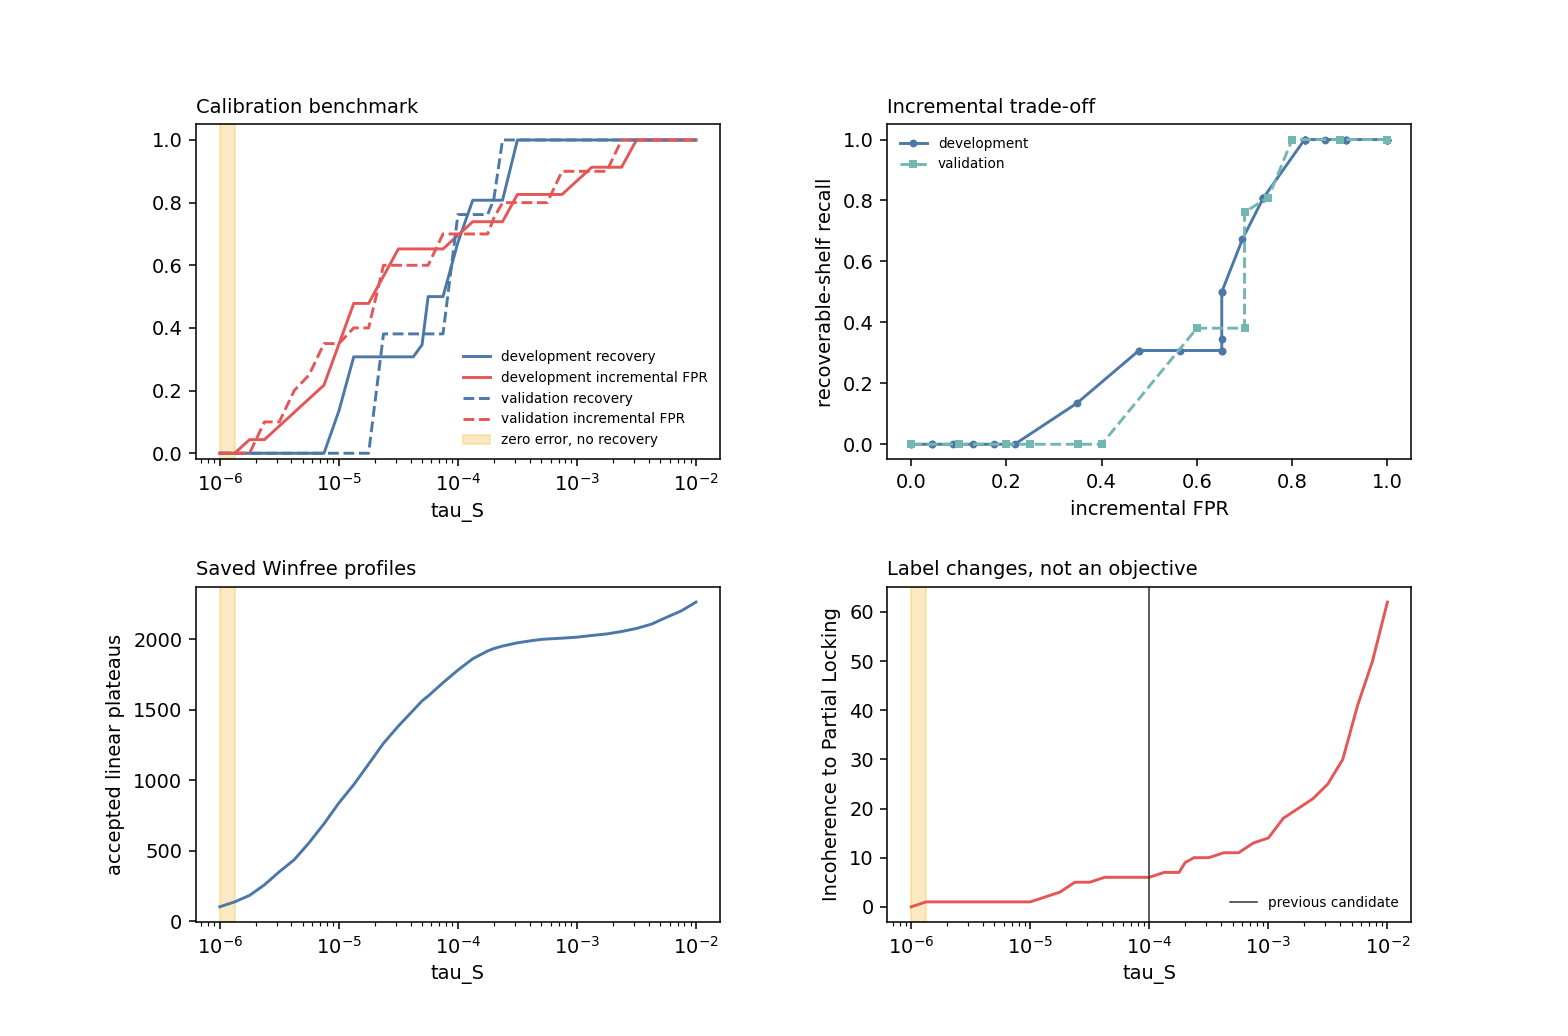

Generate this figure with Python:
"""Recalibrate the Hybrid A trend cap from incremental errors.

The archived Rule 3 geometry, Method C cuts, and state priority stay fixed.
tau_S is the only free parameter. Constant-segment false positives are
reported and are not used to reject a trend cap. The script does not rerun
the Winfree ODE and does not write Classifier v1 or v2.

Run from this directory:

    python3 tau_s_recalibration.py
"""

from __future__ import annotations

import json
import math
import os
from pathlib import Path

os.environ.setdefault("MPLCONFIGDIR", "/tmp/mpl-hybrid-method-c")
os.environ.setdefault("MPLBACKEND", "Agg")

import matplotlib.pyplot as plt
import numpy as np

import hybrid_a_validation as stage1
import hybrid_method_c as hybrid
from calibrate_plateau_detector import catalog

HERE = Path(__file__).resolve().parent
REPORT_PATH = HERE / "tau_s_recalibration_report.md"
FIGURE_PATH = HERE / "tau_s_recalibration.png"
CONFIG_PATH = HERE / "tau_s_recalibration_config.json"
MASTER_SEED = 20261109
BENCHMARK_VERSION = "hybrid-a-tau-calibration-v1"
# A zero-FP cap is called meaningful only when it recovers at least this
# fraction of the baseline misses that some geometry-valid linear segment
# could match. The fraction is a reporting rule, not a tuned score.
MEANINGFUL_RECOVERY = 0.5
FOCUS = (
    (1.0, 0.20, 0.60),
    (1.0, 0.20, 0.70),
    (1.0, 0.20, 0.75),
    (1.0, 0.15, 0.40),
    (0.4, 0.20, 1.45),
    (0.4, 0.15, 1.00),
    (0.4, 0.175, 1.45),
    (0.4, 0.175, 1.50),
    (0.4, 0.175, 1.65),
)
SPLIT_SPEC = {
    "dev": {
        "delta": 0.20,
        "seeds": (0, 1),
        "slow": (1e-5, 3e-5, 1e-4, 3e-4, 1e-3, 3e-3),
        "drift": (5e-4, 1e-3, 2e-3, 5e-3),
        "quad": (2e-4, 5e-4, 1e-3, 2e-3),
        "sine": (2e-4, 1e-3, 3e-3),
        "block": (1e-5, 5e-5, 1e-4, 3e-4),
        "tail_body": (0.0, 1e-5, 1e-4),
        "tail_rise": (5e-4, 2e-3, 0.05),
        "noise": (1e-5, 1e-4, 1e-3, 0.01),
    },
    "val": {
        "delta": 0.15,
        "seeds": (2, 3),
        "slow": (2e-5, 6e-5, 2e-4, 6e-4, 2e-3),
        "drift": (8e-4, 1.5e-3, 4e-3),
        "quad": (3e-4, 8e-4, 1.5e-3),
        "sine": (4e-4, 1.5e-3),
        "block": (2e-5, 8e-5, 2e-4),
        "tail_body": (0.0, 2e-5, 8e-5),
        "tail_rise": (8e-4, 3e-3, 0.08),
        "noise": (3e-5, 3e-4, 3e-3),
    },
    "test": {
        "delta": 0.25,
        "seeds": (4, 5),
        "slow": (1.5e-5, 4e-5, 1.5e-4, 4e-4, 1.5e-3, 4e-3),
        "drift": (7e-4, 1.2e-3, 3e-3),
        "quad": (2.5e-4, 7e-4, 1.2e-3),
        "sine": (3e-4, 2e-3),
        "block": (1.5e-5, 4e-5, 1.5e-4, 4e-4),
        "tail_body": (0.0, 1.5e-5, 4e-5),
        "tail_rise": (4e-4, 1.5e-3, 0.04),
        "noise": (2e-5, 2e-4, 5e-3),
    },
}
NEGATIVE_FAMILIES = ("slow_slope", "fragmented_drift", "nonlinear")
POSITIVE_FAMILIES = ("fragmented_plateau", "plateau_tail", "noisy_plateau")


def search_grid() -> np.ndarray:
    knots = [5e-5, 1e-4, 2e-4, 5e-4, 1e-3]
    values = list(np.geomspace(1e-6, 1e-2, 33)) + knots
    folded = np.round(np.log10(np.asarray(values, dtype=float)), 6)
    unique = np.unique(folded)
    return np.power(10.0, unique)


def wilson(successes: int, total: int, z: float = 1.96) -> tuple[float | None, float | None]:
    if total <= 0:
        return None, None
    proportion = successes / total
    denom = 1.0 + z * z / total
    center = (proportion + z * z / (2.0 * total)) / denom
    half = z * math.sqrt(proportion * (1.0 - proportion) / total + z * z / (4.0 * total * total)) / denom
    return float(max(0.0, center - half)), float(min(1.0, center + half))


def pack_profile(cost_audit, pilot, omega: np.ndarray, rho: np.ndarray, truth: np.ndarray, meta: dict) -> dict:
    segments = stage1.segment_fast(cost_audit, pilot, omega, rho)
    index = hybrid.ProfileIndex(omega, rho, segments)
    truth = np.asarray(truth, dtype=bool)
    truth_runs = hybrid.true_runs(truth)
    constants = []
    linears = []
    fail_geometry = 0
    for atom, mode in zip(index.atomic, index.modes):
        if mode == 1 and not hybrid.geometry_ok(atom):
            fail_geometry += 1
            continue
        if not hybrid.geometry_ok(atom) or not hybrid.nonzero_ok(atom):
            continue
        record = {
            "start": int(atom["start"]),
            "end": int(atom["end"]),
            "n": int(atom["n"]),
            "relative_omega_span": float(atom["relative_omega_span"]),
            "R": float(atom["R"]),
            "S": float(atom["S"]),
            "mean": float(atom["mean"]),
        }
        if truth_runs:
            ious = [hybrid.interval_iou((record["start"], record["end"]), run) for run in truth_runs]
            best = int(np.argmax(ious))
            record["best_iou"] = float(ious[best])
            record["best_truth"] = best
        else:
            record["best_iou"] = 0.0
            record["best_truth"] = -1
        if mode == 1:
            linears.append(record)
        else:
            constants.append(record)
    recoverable = []
    for run_index, run in enumerate(truth_runs):
        candidates = [item["S"] for item in linears if item["best_truth"] == run_index and item["best_iou"] >= 0.5]
        recoverable.append(min(candidates) if candidates else None)
    return {
        **meta,
        "truth_runs": truth_runs,
        "truth_lengths": [end - start for start, end in truth_runs],
        "constants": constants,
        "linears": linears,
        "fail_geometry": fail_geometry,
        "n_segments": len(segments),
        "recoverable_S": recoverable,
        "sigma_hat": float(pilot.estimate_sigma(rho)),
    }


def _matched(items: list[dict], run_index: int, tau: float | None) -> dict | None:
    pool = [
        item
        for item in items
        if item["best_truth"] == run_index and item["best_iou"] >= 0.5 and (tau is None or item["S"] <= tau)
    ]
    if not pool:
        return None
    return max(pool, key=lambda item: item["best_iou"])


def evaluate(packs: list[dict], tau: float) -> dict:
    inc_fp = 0
    inc_fp_denom = 0
    extra_profiles = 0
    extra_segments = 0
    baseline_fp = 0
    negatives = 0
    inc_tp = 0
    baseline_misses = 0
    recoverable_misses = 0
    recovered_recoverable = 0
    boundary = []
    precisions = []
    false_segments = 0
    osc_tp = osc_fp = osc_fn = 0
    base_osc_tp = base_osc_fp = base_osc_fn = 0
    by_family_fp = {}
    first_fp_family = []
    for pack in packs:
        accepted_linear = [item for item in pack["linears"] if item["S"] <= tau]
        positive = bool(pack["truth_runs"])
        if not positive:
            negatives += 1
            flagged = bool(pack["constants"])
            if flagged:
                baseline_fp += 1
                if accepted_linear:
                    extra_profiles += 1
                    extra_segments += len(accepted_linear)
            else:
                inc_fp_denom += 1
                if accepted_linear:
                    inc_fp += 1
                    by_family_fp[pack["family"]] = by_family_fp.get(pack["family"], 0) + 1
                    first_fp_family.append(pack["family"])
            continue
        truth_total = int(sum(pack["truth_lengths"]))
        base_cover = _coverage(pack["constants"], pack["truth_runs"], truth_total)
        hybrid_items = pack["constants"] + accepted_linear
        hybrid_cover = _coverage(hybrid_items, pack["truth_runs"], truth_total)
        for item in accepted_linear:
            overlap = sum(_overlap((item["start"], item["end"]), run) for run in pack["truth_runs"])
            if item["n"] == 0 or overlap / item["n"] < 0.5:
                false_segments += 1
        base_osc_tp += base_cover[0]
        base_osc_fp += base_cover[1]
        base_osc_fn += base_cover[2]
        osc_tp += hybrid_cover[0]
        osc_fp += hybrid_cover[1]
        osc_fn += hybrid_cover[2]
        for run_index, run in enumerate(pack["truth_runs"]):
            base_hit = _matched(pack["constants"], run_index, None) is not None
            linear_hit = _matched(accepted_linear, run_index, tau)
            recoverable = pack["recoverable_S"][run_index] is not None
            if base_hit:
                continue
            baseline_misses += 1
            if recoverable:
                recoverable_misses += 1
            if linear_hit is None:
                continue
            inc_tp += 1
            if recoverable:
                recovered_recoverable += 1
            overlap = _overlap((linear_hit["start"], linear_hit["end"]), run)
            precisions.append(overlap / linear_hit["n"] if linear_hit["n"] else 0.0)
            boundary.append(0.5 * (abs(linear_hit["start"] - run[0]) + abs(linear_hit["end"] - run[1])))
    fp_low, fp_high = wilson(inc_fp, inc_fp_denom)
    rec_low, rec_high = wilson(recovered_recoverable, recoverable_misses)
    return {
        "tau": float(tau),
        "negatives": negatives,
        "baseline_fp": baseline_fp,
        "inc_fp": inc_fp,
        "inc_fp_denom": inc_fp_denom,
        "inc_fpr": (inc_fp / inc_fp_denom) if inc_fp_denom else None,
        "inc_fpr_low": fp_low,
        "inc_fpr_high": fp_high,
        "extra_profiles": extra_profiles,
        "extra_segments": extra_segments,
        "false_segments": false_segments,
        "inc_fp_by_family": by_family_fp,
        "baseline_misses": baseline_misses,
        "inc_tp": inc_tp,
        "recoverable_misses": recoverable_misses,
        "recovered_recoverable": recovered_recoverable,
        "recovery": (recovered_recoverable / recoverable_misses) if recoverable_misses else None,
        "recovery_low": rec_low,
        "recovery_high": rec_high,
        "precision_median": float(np.median(precisions)) if precisions else None,
        "boundary_median": float(np.median(boundary)) if boundary else None,
        "osc_precision": osc_tp / (osc_tp + osc_fp) if (osc_tp + osc_fp) else None,
        "osc_recall": osc_tp / (osc_tp + osc_fn) if (osc_tp + osc_fn) else None,
        "osc_f1": _f1(osc_tp, osc_fp, osc_fn),
        "baseline_osc_f1": _f1(base_osc_tp, base_osc_fp, base_osc_fn),
    }


def _overlap(left: tuple[int, int], right: tuple[int, int]) -> int:
    return max(0, min(left[1], right[1]) - max(left[0], right[0]))


def _coverage(items: list[dict], truth_runs: list[tuple[int, int]], truth_total: int) -> tuple[int, int, int]:
    true_positive = 0
    predicted = 0
    for item in items:
        predicted += item["n"]
        true_positive += sum(_overlap((item["start"], item["end"]), run) for run in truth_runs)
    false_positive = predicted - true_positive
    false_negative = truth_total - true_positive
    return true_positive, false_positive, false_negative


def _f1(true_positive: int, false_positive: int, false_negative: int) -> float | None:
    if true_positive + false_positive + false_negative == 0:
        return None
    precision = true_positive / (true_positive + false_positive) if true_positive + false_positive else 0.0
    recall = true_positive / (true_positive + false_negative) if true_positive + false_negative else 0.0
    if precision + recall == 0.0:
        return 0.0
    return float(2.0 * precision * recall / (precision + recall))


def old_style_stage(packs: list[dict], tau: float) -> dict:
    """Reproduce the previous profile-level false-positive rule on one split."""
    groups = {"drift": [], "slow": [], "nonlinear": []}
    long_hits = []
    for pack in packs:
        accepted = bool(pack["constants"] or any(item["S"] <= tau for item in pack["linears"]))
        if pack["family"] in groups and not pack["truth_runs"]:
            groups[pack["family"]].append(float(accepted))
        for run_index, length in enumerate(pack["truth_lengths"]):
            easy = pack.get("sigma", 1.0) <= 1e-3 + 1e-15 and length >= 80
            if not easy:
                continue
            hit = _matched(pack["constants"], run_index, None) is not None or _matched(
                [item for item in pack["linears"] if item["S"] <= tau], run_index, tau
            ) is not None
            long_hits.append(float(hit))
    def mean(values: list[float]) -> float:
        return float(np.mean(values)) if values else float("nan")
    return {
        "fp_drift": mean(groups["drift"]),
        "fp_slow": mean(groups["slow"]),
        "fp_nonlinear": mean(groups["nonlinear"]),
        "recall_long": mean(long_hits),
        "n_drift": len(groups["drift"]),
        "n_slow": len(groups["slow"]),
        "n_nonlinear": len(groups["nonlinear"]),
    }


def audit_previous(original_dev: list[dict]) -> dict:
    grid = tuple(float(value) for value in np.geomspace(1e-4, hybrid.MAX_R, 8))
    stages = []
    for tau in grid:
        metrics = old_style_stage(original_dev, tau)
        fp_ok = metrics["fp_drift"] <= 0.05 and metrics["fp_slow"] <= 0.05 and metrics["fp_nonlinear"] <= 0.05
        fp_loose = metrics["fp_drift"] <= 0.10 and metrics["fp_slow"] <= 0.10 and metrics["fp_nonlinear"] <= 0.10
        stage = -1
        if fp_ok and metrics["recall_long"] >= 0.80:
            stage = 0
        elif fp_ok and metrics["recall_long"] >= 0.50:
            stage = 2
        elif fp_loose and metrics["recall_long"] >= 0.50:
            stage = 3
        stages.append({"tau": tau, "stage_reached": stage, **metrics})
    quad = [
        pack
        for pack in original_dev
        if pack["family"] == "nonlinear" and pack.get("kind") == "quad" and pack.get("sigma", 0.0) >= 0.009
    ]
    quad_constants = [
        {
            "seed": pack["seed"],
            "n": item["n"],
            "R": item["R"],
            "S": item["S"],
        }
        for pack in quad
        for item in pack["constants"]
    ]
    return {
        "grid": list(grid),
        "grid_matches_report": [round(value, 6) for value in grid],
        "lower_edge": grid[0],
        "quad_constant_false_positives": quad_constants,
        "grid_stages": stages,
    }


SPLIT_CODE = {"dev": 1, "val": 2, "test": 3}
FAMILY_CODE = {"slow": 1, "drift": 2, "quad": 3, "sine": 4, "block": 5, "tail": 6, "noise": 7}


def _rng(split: str, family: str, seed: int, scale: float) -> np.random.Generator:
    return np.random.default_rng(
        np.random.SeedSequence(
            [MASTER_SEED, SPLIT_CODE[split], FAMILY_CODE[family], int(seed), int(round(float(scale) * 1e12))]
        )
    )


def _omega(delta: float) -> np.ndarray:
    return np.linspace(1.0 - delta, 1.0 + delta, 1000)


def _noise(rng: np.random.Generator, scale: float = 1e-6) -> np.ndarray:
    return rng.normal(0.0, scale, size=1000)


def build_calibration(split: str) -> list[dict]:
    spec = SPLIT_SPEC[split]
    delta = float(spec["delta"])
    omega = _omega(delta)
    span = float(omega[-1] - omega[0])
    built = []
    serial = 0

    def add(family: str, kind: str, seed: int, rho: np.ndarray, truth: np.ndarray, sigma: float, note: str) -> None:
        nonlocal serial
        built.append(
            {
                "omega": omega,
                "rho": rho,
                "truth": truth,
                "split": split,
                "benchmark": "calibration_v1",
                "family": family,
                "kind": kind,
                "sigma": sigma,
                "seed": seed,
                "delta": delta,
                "note": note,
                "serial": serial,
            }
        )
        serial += 1

    for seed in spec["seeds"]:
        for target in spec["slow"]:
            rng = _rng(split, "slow", seed, target)
            rho = 0.45 + (target / span) * (omega - omega[0]) + _noise(rng)
            add("slow_slope", "line", seed, rho, np.zeros(1000, dtype=bool), 1e-6, f"designed_S={target}")
        for target in spec["drift"]:
            rng = _rng(split, "drift", seed, target)
            cycles = 6
            # Eighty percent of the slope that would reverse the curve, so the
            # path stays monotone while the bend is large enough to be cut.
            amplitude = 0.8 * target / (2.0 * math.pi * cycles)
            t = (omega - omega[0]) / span
            rho = 0.35 + target * t + amplitude * np.sin(2.0 * math.pi * cycles * t) + _noise(rng)
            add("fragmented_drift", "wobble", seed, rho, np.zeros(1000, dtype=bool), 1e-6, f"designed_S={target}")
        for height in spec["quad"]:
            rng = _rng(split, "quad", seed, height)
            t = (omega - omega[0]) / span
            rho = 0.30 + height * (t - 0.5) ** 2 + _noise(rng)
            add("nonlinear", "quad", seed, rho, np.zeros(1000, dtype=bool), 1e-6, f"height={height}")
        for height in spec["sine"]:
            rng = _rng(split, "sine", seed, height)
            t = (omega - omega[0]) / span
            rho = 0.40 + height * t + 0.25 * height * np.sin(2.0 * math.pi * t) + _noise(rng)
            add("nonlinear", "sine", seed, rho, np.zeros(1000, dtype=bool), 1e-6, f"height={height}")
        for piece_s in spec["block"]:
            rho = np.zeros(1000)
            truth = np.zeros(1000, dtype=bool)
            cursor = 0
            level = 0.50
            for block in range(5):
                end = cursor + 140
                local = float(omega[end - 1] - omega[cursor])
                rho[cursor:end] = level + (piece_s / local) * (omega[cursor:end] - omega[cursor])
                truth[cursor:end] = True
                level = float(rho[end - 1])
                cursor = end
                if block < 4:
                    gap = 40
                    rho[cursor : cursor + gap] = np.linspace(level, level + 0.01, gap)
                    cursor += gap
                    level = float(rho[cursor - 1])
            if cursor < 1000:
                rho[cursor:] = np.linspace(level, level + 0.01, 1000 - cursor)
            rng = _rng(split, "block", seed, piece_s)
            add("fragmented_plateau", "blocks", seed, rho + _noise(rng), truth, 1e-6, f"piece_S={piece_s}")
        for body_s in spec["tail_body"]:
            for rise in spec["tail_rise"]:
                body = 800
                rho = np.empty(1000)
                local = float(omega[body - 1] - omega[0])
                slope = 0.0 if local == 0.0 else body_s / local
                rho[:body] = 0.60 + slope * (omega[:body] - omega[0])
                rho[body:] = rho[body - 1] + rise * np.linspace(0.0, 1.0, 1000 - body)
                truth = np.zeros(1000, dtype=bool)
                truth[:body] = True
                rng = _rng(split, "tail", seed, body_s * 1000.0 + rise)
                add("plateau_tail", "tail", seed, rho + _noise(rng), truth, 1e-6, f"body_S={body_s};rise={rise}")
        for sigma in spec["noise"]:
            rng = _rng(split, "noise", seed, sigma)
            rho = 0.62 + rng.normal(0.0, sigma, size=1000)
            add("noisy_plateau", "flat", seed, rho, np.ones(1000, dtype=bool), sigma, f"sigma={sigma}")
    return built


def choose_from_development(rows: list[dict]) -> dict:
    """Development-only rule. Validation and test are not read here.

    A threshold is clean when it adds no false profile on a baseline-negative
    curve and no linear segment whose oscillators are mostly outside the
    generated plateau. Extra linear segments on a curve the baseline already
    flagged are recorded elsewhere and do not enter this rule.
    """
    clean = [row for row in rows if row["inc_fp"] == 0 and row["false_segments"] == 0]
    if not clean:
        return {
            "status": "no_clean_frontier",
            "admissible": [],
            "provisional_tau": None,
            "meaningful": False,
            "reason": (
                "No development threshold simultaneously has zero incremental false "
                "profiles and zero mostly-off-plateau linear segments."
            ),
        }
    best = max(row["recovered_recoverable"] for row in clean)
    frontier = [row for row in clean if row["recovered_recoverable"] == best]
    boundaries = [row["boundary_median"] for row in frontier if row["boundary_median"] is not None]
    if boundaries and max(boundaries) - min(boundaries) > 5.0:
        best_boundary = min(boundaries)
        frontier = [
            row
            for row in frontier
            if row["boundary_median"] is not None and row["boundary_median"] <= best_boundary + 5.0
        ]
    taus = [row["tau"] for row in frontier]
    spanned = [row for row in rows if taus[0] - 1e-15 <= row["tau"] <= taus[-1] + 1e-15]
    contiguous = len(spanned) == len(frontier)
    recovery = frontier[-1]["recovery"]
    meaningful = recovery is not None and recovery >= MEANINGFUL_RECOVERY
    if len(taus) == 1 and meaningful:
        status = "unique"
        reason = (
            "One clean development threshold recovers strictly the most "
            "geometry-recoverable baseline misses."
        )
    elif meaningful:
        status = "equivalent_interval"
        reason = (
            "Several clean development thresholds recover the same number of "
            "geometry-recoverable baseline misses. They are not distinguished."
        )
    else:
        status = "clean_but_weak_recovery"
        reason = (
            "The clean thresholds recover less than half of the baseline misses "
            "that a geometry-valid linear segment could match. Further recall "
            "requires an incremental false profile or a mostly-off-plateau segment."
        )
    return {
        "status": status,
        "admissible": [taus[0], taus[-1]] if contiguous else taus,
        "contiguous": contiguous,
        "frontier_taus": taus,
        "recovered": best,
        "recovery": recovery,
        "meaningful": meaningful,
        "provisional_tau": None if status != "unique" else taus[0],
        "reason": reason,
    }


def real_scan(cost_audit, pilot, grid: np.ndarray) -> dict:
    _audit, rows = stage1.audit_rows()
    records = []
    focus = []
    linear_counts = {float(tau): 0 for tau in grid}
    flip_counts = {float(tau): 0 for tau in grid}
    short_counts = {float(tau): 0 for tau in grid}
    by_delta = {float(tau): {} for tau in grid}
    started = __import__("time").perf_counter()
    for index, row in enumerate(rows, start=1):
        loaded = stage1.load_run(row["path"])
        if loaded is None:
            continue
        omega, matrix = loaded
        segments = stage1.segment_fast(cost_audit, pilot, omega, matrix[2])
        profile = hybrid.ProfileIndex(omega, matrix[2], segments)
        constants = []
        linears = []
        for atom, mode in zip(profile.atomic, profile.modes):
            if not hybrid.geometry_ok(atom) or not hybrid.nonzero_ok(atom):
                continue
            item = (int(atom["n"]), float(atom["relative_omega_span"]), float(atom["R"]), float(atom["S"]))
            if mode == 1:
                linears.append(item)
            else:
                constants.append(item)
        const_mask = np.zeros(omega.size, dtype=bool)
        for atom, mode in zip(profile.atomic, profile.modes):
            if mode == 0 and hybrid.geometry_ok(atom) and hybrid.nonzero_ok(atom):
                const_mask[atom["start"] : atom["end"]] = True
        base_state = hybrid.assign_state(matrix[2], const_mask)
        min_s = min((item[3] for item in linears), default=None)
        key = (round(row["p"], 4), round(row["delta"], 4), round(row["K"], 4))
        if key in FOCUS:
            windows = [hybrid.ProfileIndex(omega, matrix[window], [(0, omega.size, 1)]) for window in (0, 1)]
            details = []
            for atom, mode in zip(profile.atomic, profile.modes):
                if mode != 1 or not hybrid.geometry_ok(atom) or not hybrid.nonzero_ok(atom):
                    continue
                w1_ok, w1 = stage1.passes_on(windows[0], atom["start"], atom["end"])
                w2_ok, w2 = stage1.passes_on(windows[1], atom["start"], atom["end"])
                gap = np.abs(matrix[2, atom["start"] : atom["end"]] - matrix[0, atom["start"] : atom["end"]])
                details.append(
                    {
                        "start": int(atom["start"]),
                        "end": int(atom["end"]),
                        "n": int(atom["n"]),
                        "relative_omega_span": float(atom["relative_omega_span"]),
                        "R": float(atom["R"]),
                        "S": float(atom["S"]),
                        "w1_S": float(w1["S"]),
                        "w2_S": float(w2["S"]),
                        "w1_pass_at_1e-4": bool(w1_ok),
                        "w2_pass_at_1e-4": bool(w2_ok),
                        "mean_abs_w1": float(gap.mean()),
                    }
                )
            focus.append(
                {
                    "p": row["p"],
                    "delta": row["delta"],
                    "K": row["K"],
                    "base_state": base_state,
                    "n_segments": len(segments),
                    "min_S": min_s,
                    "rho_range": float(matrix[2].max() - matrix[2].min()),
                    "linears": details,
                }
            )
        for tau in grid:
            accepted = [item for item in linears if item[3] <= tau]
            linear_counts[float(tau)] += len(accepted)
            short_counts[float(tau)] += sum(item[0] < 30 for item in accepted)
            if base_state == "Incoherence" and accepted:
                flip_counts[float(tau)] += 1
                delta_key = f"{round(row['delta'], 4):.4f}"
                by_delta[float(tau)][delta_key] = by_delta[float(tau)].get(delta_key, 0) + 1
        records.append({"base_state": base_state, "min_S": min_s, "p": row["p"], "delta": row["delta"], "K": row["K"]})
        if index % 1000 == 0 or index == len(rows):
            print(f"real scan {index}/{len(rows)} in {__import__('time').perf_counter() - started:.1f}s", flush=True)
    quality = []
    # Recompute quality from the stored focus is incomplete. Keep run-level min_S
    # and the aggregate counts produced above.
    ordered = []
    for tau in grid:
        quality.append(
            {
                "tau": float(tau),
                "linear_plateaus": linear_counts[float(tau)],
                "short_n_lt_30": short_counts[float(tau)],
                "incoherence_to_partial": flip_counts[float(tau)],
                "label_changes_by_delta": by_delta[float(tau)],
            }
        )
    return {"runs": len(records), "focus": focus, "curve": quality}


def _jsonable(value):
    if isinstance(value, dict):
        return {str(key): _jsonable(item) for key, item in value.items()}
    if isinstance(value, (list, tuple)):
        return [_jsonable(item) for item in value]
    if isinstance(value, np.ndarray):
        return [_jsonable(item) for item in value.tolist()]
    if isinstance(value, (np.floating, float)):
        return float(value)
    if isinstance(value, (np.integer, int)) and not isinstance(value, bool):
        return int(value)
    return value


def fmt(value, digits: int = 3) -> str:
    if value is None:
        return "na"
    if isinstance(value, float):
        return f"{value:.6g}" if abs(value) < 0.001 or abs(value) >= 1000 else f"{value:.{digits}g}"
    return str(value)


def write_figure(dev: list[dict], val: list[dict], real: dict, decision: dict) -> None:
    figure = plt.figure(figsize=(11.2, 7.4))
    grid = figure.add_gridspec(2, 2, hspace=0.38, wspace=0.32)
    taus = [row["tau"] for row in dev]
    axis = figure.add_subplot(grid[0, 0])
    axis.plot(taus, [row["recovery"] or 0.0 for row in dev], color="#4C78A8", label="development recovery")
    axis.plot(taus, [row["inc_fpr"] or 0.0 for row in dev], color="#E45756", label="development incremental FPR")
    axis.plot(taus, [row["recovery"] or 0.0 for row in val], color="#4C78A8", ls="--", label="validation recovery")
    axis.plot(taus, [row["inc_fpr"] or 0.0 for row in val], color="#E45756", ls="--", label="validation incremental FPR")
    if decision["admissible"] and decision.get("contiguous", True):
        axis.axvspan(decision["admissible"][0], decision["admissible"][1], color="#F2C14E", alpha=0.35, label="zero error, no recovery")
    axis.set_xscale("log")
    axis.set_xlabel("tau_S")
    axis.set_ylim(-0.02, 1.05)
    axis.set_title("Calibration benchmark", loc="left", fontsize=10)
    axis.legend(frameon=False, fontsize=7)

    axis = figure.add_subplot(grid[0, 1])
    axis.plot([row["inc_fpr"] or 0.0 for row in dev], [row["recovery"] or 0.0 for row in dev], "o-", color="#4C78A8", ms=3, label="development")
    axis.plot([row["inc_fpr"] or 0.0 for row in val], [row["recovery"] or 0.0 for row in val], "s--", color="#72B7B2", ms=3, label="validation")
    axis.set_xlabel("incremental FPR")
    axis.set_ylabel("recoverable-shelf recall")
    axis.set_title("Incremental trade-off", loc="left", fontsize=10)
    axis.legend(frameon=False, fontsize=7)

    axis = figure.add_subplot(grid[1, 0])
    real_tau = [row["tau"] for row in real["curve"]]
    axis.plot(real_tau, [row["linear_plateaus"] for row in real["curve"]], color="#4C78A8")
    if decision["admissible"] and decision.get("contiguous", True):
        axis.axvspan(decision["admissible"][0], decision["admissible"][1], color="#F2C14E", alpha=0.35)
    axis.set_xscale("log")
    axis.set_xlabel("tau_S")
    axis.set_ylabel("accepted linear plateaus")
    axis.set_title("Saved Winfree profiles", loc="left", fontsize=10)

    axis = figure.add_subplot(grid[1, 1])
    axis.plot(real_tau, [row["incoherence_to_partial"] for row in real["curve"]], color="#E45756")
    if decision["admissible"] and decision.get("contiguous", True):
        axis.axvspan(decision["admissible"][0], decision["admissible"][1], color="#F2C14E", alpha=0.35)
    axis.axvline(1e-4, color="#333333", lw=0.8, label="previous candidate")
    axis.set_xscale("log")
    axis.set_xlabel("tau_S")
    axis.set_ylabel("Incoherence to Partial Locking")
    axis.set_title("Label changes, not an objective", loc="left", fontsize=10)
    axis.legend(frameon=False, fontsize=7)
    figure.savefig(FIGURE_PATH, dpi=140)
    plt.close(figure)


def _row_line(row: dict) -> str:
    return (
        f"| {row['tau']:.6g} | {row['recovered_recoverable']}/{row['recoverable_misses']} | "
        f"{fmt(row['recovery'])} | {row['inc_fp']}/{row['inc_fp_denom']} | {fmt(row['inc_fpr'])} | "
        f"{row['false_segments']} | {fmt(row['precision_median'])} | {fmt(row['boundary_median'])} | {fmt(row['osc_f1'])} |"
    )


def write_report(audit: dict, original: dict, calibration: dict, decision: dict, val_note: dict, test_rows: list[dict], real: dict) -> None:
    quad = audit["quad_constant_false_positives"]
    quad_text = ", ".join(f"seed {item['seed']}: n={item['n']}, R={item['R']:.4g}, S={item['S']:.4g}" for item in quad) or "none"
    stage_lines = [
        f"| {row['tau']:.6g} | {row['fp_drift']:.3f} | {row['fp_slow']:.3f} | {row['fp_nonlinear']:.3f} | {row['recall_long']:.3f} | {row['stage_reached']} |"
        for row in audit["grid_stages"]
    ]
    shown = []
    for row in calibration["dev"]:
        log_value = math.log10(row["tau"])
        named = abs(log_value - round(log_value)) < 0.05 or any(
            abs(row["tau"] - knot) / knot < 0.02 for knot in (5e-5, 2e-4, 5e-4)
        )
        on_frontier = bool(decision["admissible"]) and decision["admissible"][0] - 1e-15 <= row["tau"] <= decision["admissible"][1] + 1e-15
        endpoint = bool(decision["admissible"]) and any(abs(row["tau"] - edge) <= 1e-15 * max(1.0, edge) for edge in decision["admissible"])
        if named or endpoint or (on_frontier and abs(log_value * 2 - round(log_value * 2)) < 0.04):
            shown.append(row)
    # Deduplicate while preserving order. Frontier endpoints are always kept.
    seen = set()
    ordered = []
    for row in shown:
        key = round(math.log10(row["tau"]), 6)
        if key in seen:
            continue
        seen.add(key)
        ordered.append(row)
    shown = ordered
    dev_table = "\n".join(_row_line(row) for row in shown)
    val_table = "\n".join(_row_line(row) for row in calibration["val"] if any(abs(math.log10(row["tau"]) - math.log10(item["tau"])) < 1e-9 for item in shown))
    test_table = "\n".join(_row_line(row) for row in test_rows if any(abs(math.log10(row["tau"]) - math.log10(item["tau"])) < 1e-9 for item in shown))
    focus_lines = []
    for item in sorted(real["focus"], key=lambda row: (row["p"], row["delta"], row["K"])):
        accepting = [seg for seg in item["linears"] if item["min_S"] is not None and abs(seg["S"] - item["min_S"]) <= 1e-15 * max(1.0, item["min_S"])]
        lead = min(item["linears"], key=lambda seg: seg["S"]) if item["linears"] else None
        if lead is None:
            detail = "no geometry-valid linear segment"
        else:
            detail = (
                f"n={lead['n']}, rel={lead['relative_omega_span']:.3f}, R={lead['R']:.3g}, "
                f"W1 S={lead['w1_S']:.3g}, W2 S={lead['w2_S']:.3g}, mean |W3-W1|={lead['mean_abs_w1']:.3g}"
            )
        focus_lines.append(
            f"| {item['p']:.3g} | {item['delta']:.3g} | {item['K']:.3g} | {item['base_state']} | {item['n_segments']} | "
            f"{fmt(item['min_S'])} | {item['rho_range']:.4g} | {detail} |"
        )
    real_lines = []
    for row in real["curve"]:
        if any(abs(math.log10(row["tau"]) - math.log10(item["tau"])) < 1e-9 for item in shown):
            real_lines.append(
                f"| {row['tau']:.6g} | {row['linear_plateaus']} | {row['short_n_lt_30']} | {row['incoherence_to_partial']} |"
            )
    admissible = decision["admissible"]
    if not admissible:
        interval = "none"
    elif decision.get("contiguous", True):
        interval = f"[{admissible[0]:.6g}, {admissible[1]:.6g}]"
    else:
        interval = ", ".join(f"{value:.6g}" for value in admissible)
    first_fp = next((row for row in calibration["dev"] if row["inc_fp"] > 0), None)
    first_off = next((row for row in calibration["dev"] if row["false_segments"] > 0), None)
    family_start = {}
    for row in calibration["dev"]:
        for family in row["inc_fp_by_family"]:
            family_start.setdefault(family, row["tau"])
    family_text = ", ".join(f"{name} at {value:.6g}" for name, value in family_start.items()) or "none inside the grid"
    text = f"""# Hybrid A tau_S recalibration

Hybrid A is otherwise fixed: archived Method C cuts, archived Rule 3, no segment merging, and the existing state priority. Only `tau_S` is recalibrated. The previous choice `tau_S = 1e-4` is not reused as an answer. Real Winfree labels are not ground truth, and the number of new Partial Locking labels is not an objective. Synthetic curves are generated profiles, not Winfree trajectories.

## Audit of the previous selection

The old search grid in `hybrid_method_c.py` is `geomspace(1e-4, 0.02, 8)`:

| tau_S | FP drift | FP slow | FP nonlinear | Long recall | First stage reached |
|---|---:|---:|---:|---:|---:|
{chr(10).join(stage_lines)}

Stage codes follow the old script: 0 is the strict joint rule, 2 is false-positive rate at most 0.05 with long recall at least 0.50, 3 is false-positive rate at most 0.10 with long recall at least 0.50, and -1 means even stage 3 failed. The old selector took the first stage that any grid point passed, then the smallest stable `tau_S` inside it. Recomputing that grid on the original development catalog agrees with the recorded facts:

- `1e-4` is the lower edge. No smaller cap was on the grid.
- The nonlinear false-positive rate stays at 0.083 because one noisy quadratic has a Constant segment that passes Rule 3. Recorded Constant hits: {quad_text}. A linear trend cap cannot remove a Constant segment.
- That single Constant hit keeps the false-positive rate above 0.05, so the first three stages never open. The selector therefore lands in the loosest stage for every tau that has not yet started accepting slow slopes.
- Inside that stage the smallest stable value is the grid edge, `1e-4`.

This is an evaluation-design problem, not a segmentation bug. The old false-positive rate mixes baseline Constant errors with new Linear errors, and the smallest-stable rule then returns the untested boundary of the grid. The piece guard is not identified at that edge; it only belongs to the rejected merging rule.

## What the original benchmark can separate

On the original development catalog, geometry-valid linear segments of true plateaus have `S_I` at numerical zero or they do not exist. Noise of 0.01 makes the plateau fail the archived range cap, so `tau_S` cannot recover it. Noiseless slow slopes remain one segment whose `S_I` is the full rotation-number change, about `0.002` and above.

| tau_S | Recovered / recoverable | Recall | Incremental FP | FPR | Off-plateau segments | Precision | Boundary | F1 |
|---|---:|---:|---:|---:|---:|---:|---:|---:|
{chr(10).join(_row_line(row) for row in original["dev_selected"])}

From `1e-6` through `1e-3` the incremental counts do not move. The first incremental false profiles appear near `0.002`, where a full slow slope finally satisfies the cap. The original benchmark therefore cannot choose among `5e-5`, `1e-4`, `2e-4`, and `5e-4`. It mostly scores Constant segments and full-span slopes. The validation and test splits of that catalog were already inspected in earlier rounds, so they are reported only as history and are not used to place the new cap.

## Calibration benchmark

Because the original catalog is flat across the relevant decade, a separate calibration catalog was generated. It is not a modification of the old test set. Development, validation, and test use disjoint seeds and shifted numerical values. The master seed is `{MASTER_SEED}`. Development uses `delta = 0.20`, validation `0.15`, and test `0.25`.

- Fragmented plateau: five length-140 blocks with a designed segment trend, separated by short steep connectors. The blocks are the truth.
- Fragmented drift: a monotone curve plus a sine wobble at 80 percent of the slope that would reverse it, so Method C can cut locally flatter pieces. There is no truth plateau.
- Slow slope: one designed trend from about `1e-5` to a few times `1e-3`, with `1e-6` noise so the noise scale does not collapse to the numerical floor.
- Nonlinear: shallow quadratics and sine bends, with no truth plateau.
- Plateau with tail: a body of designed trend and a separate tail whose trend is `5e-4`, a few times `1e-3`, or several times `1e-2`. Only the body is truth. A body trend of 0 is the Constant-segment control.
- Noisy plateau: a flat truth at several noise scales, including values that violate the Rule 3 range cap.

The selection rule was fixed before validation or test scores were consulted:

1. On development, a threshold is clean when it has zero incremental false profiles and zero accepted linear segments whose oscillators lie mostly outside the generated plateau.
2. Among clean thresholds, keep those that recover the most geometry-recoverable baseline misses.
3. If their median boundary errors differ by more than five oscillators, drop the worse ones.
4. Call the remaining set meaningful only if it recovers at least half of those recoverable misses.
5. Emit one value only when one threshold remains. Otherwise report the equivalent interval.
6. Validation may shrink that interval when it adds an incremental false profile or a mostly-off-plateau segment. The held-out test is scored after the decision and does not move it.
7. Linear segments added to a curve the baseline already flagged are reported separately. They do not enter the clean-threshold rule, because a Constant-segment error cannot be removed by `tau_S`.

## Development and validation

Development, calibration catalog:

| tau_S | Recovered / recoverable | Recall | Incremental FP | FPR | Off-plateau segments | Precision | Boundary | F1 |
|---|---:|---:|---:|---:|---:|---:|---:|---:|
{dev_table}

Validation uses the same columns. It can shrink the frontier. It does not invent the rule.

| tau_S | Recovered / recoverable | Recall | Incremental FP | FPR | Off-plateau segments | Precision | Boundary | F1 |
|---|---:|---:|---:|---:|---:|---:|---:|---:|
{val_table}

Development decision: **{decision["status"]}**. Clean frontier: {interval}. Recovered shelves at that frontier: {decision.get("recovered")}. {decision["reason"]}

The first development threshold with an incremental false profile is {fmt(None if first_fp is None else first_fp["tau"])} ({0 if first_fp is None else first_fp["inc_fp"]} profiles). The first with a mostly-off-plateau segment is {fmt(None if first_off is None else first_off["tau"])}. Incremental false profiles begin by family at: {family_text}.

Validation stability: {val_note["text"]}

## Held-out calibration test, scored once

| tau_S | Recovered / recoverable | Recall | Incremental FP | FPR | Off-plateau segments | Precision | Boundary | F1 |
|---|---:|---:|---:|---:|---:|---:|---:|---:|
{test_table}

Wilson intervals for the small counts are in `tau_s_recalibration_config.json`. A percentage from a denominator of a few dozen profiles is not a precise risk.

## Saved Winfree profiles

All {real["runs"]} saved profiles were segmented once. Higher-priority states do not change with `tau_S`. The only possible label change is Incoherence to Partial Locking, and only when a geometry-valid linear segment has `S_I` at or below the cap.

| tau_S | Linear plateaus | n < 30 | Incoherence to Partial Locking |
|---|---:|---:|---:|
{chr(10).join(real_lines)}

At `1e-4` this reproduces the previous screen: 1781 linear plateaus and 6 label changes. The six changes, and the five shelves that appear between `1e-4` and `5e-4`, were read from the curves in the previous gallery. They are diagnostics.

| p | delta | K | Baseline state | Segments | Minimum linear S | Profile range | Flattest linear segment |
|---|---:|---:|---|---:|---:|---:|---|
{chr(10).join(focus_lines)}

`p=1, delta=0.15, K=0.40` has a visible flat step whose flattest geometry-valid segment has `S_I` near `8e-4`. Accepting it requires a cap in that neighborhood. The same cap also accepts slower members of the synthetic drift families. Window gaps on the new pieces remain finite-window disagreements, not long-time locking.

## Recommendation

Status: **{decision["status"]}**.

{decision["recommendation"]}

The result is not written into Classifier v2. A shelf segment and a drift segment with the same `S_I` are the same object under this rule, so a cap cannot separate them once their trends overlap.

## Limitations

- The calibration curves are constructed segments, not integrated Winfree trajectories.
- Rule 3 still rejects short pieces and any piece whose rotation-number range exceeds 0.02, whatever `tau_S` is. Noise at 0.01 on a flat plateau is mostly in that group.
- The original validation and test catalogs were already inspected and are not a fresh final test.
- The new test split was scored once, but it is small and uses the same six generators with shifted numbers.
- Every saved run has `N=1000`.
- Three finite windows are not a long-time frequency lock.
"""
    REPORT_PATH.write_text(text, encoding="utf-8")


def main() -> None:
    hybrid.load_archived_constants()
    pilot, cost_audit = hybrid.load_method_c()
    grid = search_grid()
    print("segment original catalogs", flush=True)
    original_packs = {"dev": [], "val": [], "test": []}
    for split in ("dev", "val", "test"):
        for profile in catalog(split):
            rho = profile.rho if profile.rho.ndim == 1 else profile.rho[2]
            truth = profile.truth if profile.truth.ndim == 1 else profile.truth[2]
            original_packs[split].append(
                pack_profile(
                    cost_audit,
                    pilot,
                    profile.omega,
                    rho,
                    truth,
                    {
                        "split": split,
                        "benchmark": "original",
                        "family": profile.family,
                        "kind": profile.kind,
                        "sigma": float(profile.sigma),
                        "seed": int(profile.seed),
                    },
                )
            )
        print(split, len(original_packs[split]), flush=True)
    audit = audit_previous(original_packs["dev"])
    original_eval = {
        split: [evaluate(original_packs[split], float(tau)) for tau in grid]
        for split in ("dev", "val", "test")
    }
    original_eval["dev_selected"] = [
        row
        for row in original_eval["dev"]
        if any(abs(math.log10(row["tau"]) - math.log10(knot)) < 0.02 for knot in (1e-6, 1e-5, 1e-4, 1e-3, 2e-3, 1e-2))
    ]
    print("segment calibration catalogs", flush=True)
    calibration_packs = {}
    for split in ("dev", "val", "test"):
        raw = build_calibration(split)
        calibration_packs[split] = [
            pack_profile(cost_audit, pilot, item["omega"], item["rho"], item["truth"], {key: item[key] for key in item if key not in {"omega", "rho", "truth"}})
            for item in raw
        ]
        print(split, len(calibration_packs[split]), "median segments", float(np.median([pack["n_segments"] for pack in calibration_packs[split]])), flush=True)
    dev_rows = [evaluate(calibration_packs["dev"], float(tau)) for tau in grid]
    val_rows = [evaluate(calibration_packs["val"], float(tau)) for tau in grid]
    decision = choose_from_development(dev_rows)
    decision["development_frontier"] = list(decision.get("frontier_taus") or [])
    # Validation can only remove thresholds that gain an incremental false profile.
    if decision["admissible"]:
        frontier_keys = {round(math.log10(value), 6) for value in decision["frontier_taus"]}
        stable = [
            row["tau"]
            for row in val_rows
            if round(math.log10(row["tau"]), 6) in frontier_keys and row["inc_fp"] == 0 and row["false_segments"] == 0
        ]
        if not stable:
            decision["status"] = "unstable_on_validation"
            decision["provisional_tau"] = None
            decision["admissible"] = []
            decision["recommendation"] = (
                "Development has a clean frontier, but validation adds an incremental "
                "false profile or a mostly-off-plateau segment throughout that frontier. "
                "No value is recommended."
            )
            val_note = {"text": "Validation errors cover the whole development frontier."}
        elif [round(math.log10(value), 6) for value in stable] != sorted(frontier_keys):
            inside = [row["tau"] for row in val_rows if stable[0] - 1e-15 <= row["tau"] <= stable[-1] + 1e-15]
            decision["contiguous"] = len(inside) == len(stable)
            decision["admissible"] = [stable[0], stable[-1]] if decision["contiguous"] else stable
            decision["frontier_taus"] = stable
            one = len(stable) == 1
            if one and decision.get("meaningful"):
                decision["status"] = "unique"
                decision["provisional_tau"] = stable[0]
                decision["recommendation"] = (
                    f"Validation leaves one clean threshold, {stable[0]:.6g}. " + decision["reason"]
                )
            else:
                decision["status"] = "shrunk_by_validation"
                decision["provisional_tau"] = None
                span = f"{stable[0]:.6g}" if one else f"[{stable[0]:.6g}, {stable[-1]:.6g}]"
                decision["recommendation"] = (
                    f"Validation removes part of the development frontier. The overlap is {span}. " + decision["reason"]
                )
            val_note = {"text": f"Validation stays clean on {decision['admissible']} and rejects the rest of the development frontier."}
        else:
            decision["recommendation"] = decision["reason"] + " Validation stays clean inside this frontier."
            val_note = {"text": "Validation also stays clean on the development frontier."}
    else:
        decision["recommendation"] = decision["reason"]
        val_note = {"text": "No development frontier was available to check."}
    test_rows = [evaluate(calibration_packs["test"], float(tau)) for tau in grid]
    print("real scan", flush=True)
    real = real_scan(cost_audit, pilot, grid)
    at_candidate = next(row for row in real["curve"] if abs(row["tau"] - 1e-4) / 1e-4 < 1e-6)
    if at_candidate["linear_plateaus"] != 1781 or at_candidate["incoherence_to_partial"] != 6:
        raise RuntimeError(
            f"real scan disagrees with the previous screen: {at_candidate['linear_plateaus']} plateaus, "
            f"{at_candidate['incoherence_to_partial']} label changes"
        )
    write_figure(dev_rows, val_rows, real, decision)
    write_report(audit, original_eval, {"dev": dev_rows, "val": val_rows}, decision, val_note, test_rows, real)
    config = {
        "benchmark_version": BENCHMARK_VERSION,
        "master_seed": MASTER_SEED,
        "status": decision["status"],
        "provisional_tau_s": decision.get("provisional_tau"),
        "admissible_interval": decision.get("admissible"),
        "meaningful_recovery_rule": MEANINGFUL_RECOVERY,
        "selection_rule": decision["reason"],
        "recommendation": decision.get("recommendation"),
        "split_spec": SPLIT_SPEC,
        "search_grid": [float(value) for value in grid],
        "previous_grid_audit": {
            "lower_edge": audit["lower_edge"],
            "quad_constant_false_positives": audit["quad_constant_false_positives"],
            "stages": audit["grid_stages"],
        },
        "development": dev_rows,
        "validation": val_rows,
        "test_scored_once": test_rows,
        "real_curve": real["curve"],
        "focus": [
            {
                "p": item["p"],
                "delta": item["delta"],
                "K": item["K"],
                "base_state": item["base_state"],
                "min_S": item["min_S"],
                "n_segments": item["n_segments"],
                "rho_range": item["rho_range"],
            }
            for item in real["focus"]
        ],
    }
    CONFIG_PATH.write_text(json.dumps(_jsonable(config), indent=1), encoding="utf-8")
    print(json.dumps({"status": decision["status"], "admissible": decision.get("admissible"), "provisional": decision.get("provisional_tau")}, indent=2), flush=True)
    print(f"wrote {REPORT_PATH}", flush=True)


if __name__ == "__main__":
    main()
